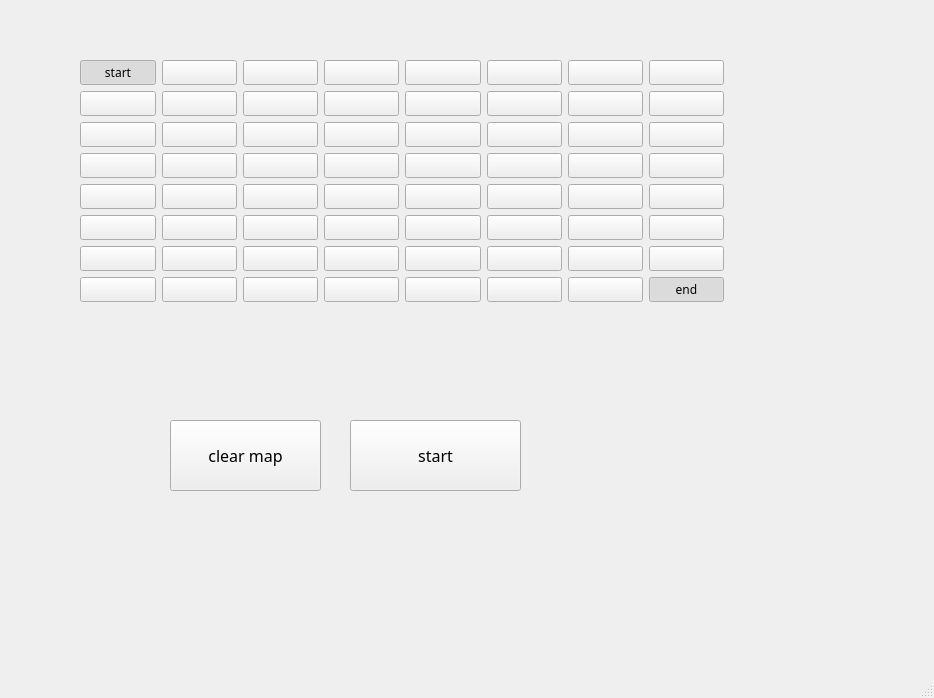
 <widget class="QMainWindow" name="MainWindow">
  <property name="geometry">
   <rect>
    <x>0</x>
    <y>0</y>
    <width>934</width>
    <height>698</height>
   </rect>
  </property>
  <property name="sizePolicy">
   <sizepolicy hsizetype="Minimum" vsizetype="Maximum">
    <horstretch>0</horstretch>
    <verstretch>0</verstretch>
   </sizepolicy>
  </property>
  <property name="maximumSize">
   <size>
    <width>16777215</width>
    <height>16777215</height>
   </size>
  </property>
  <property name="font">
   <font>
    <family>Bradley Hand ITC</family>
   </font>
  </property>
  <property name="windowTitle">
   <string>MainWindow</string>
  </property>
  <widget class="QWidget" name="centralwidget">
   <widget class="QWidget" name="gridLayoutWidget">
    <property name="geometry">
     <rect>
      <x>80</x>
      <y>60</y>
      <width>644</width>
      <height>331</height>
     </rect>
    </property>
    <layout class="QGridLayout" name="gridLayout">
     <property name="sizeConstraint">
      <enum>QLayout::SetMaximumSize</enum>
     </property>
     <item row="3" column="0">
      <widget class="QPushButton" name="btn30">
       <property name="sizePolicy">
        <sizepolicy hsizetype="Minimum" vsizetype="Fixed">
         <horstretch>0</horstretch>
         <verstretch>0</verstretch>
        </sizepolicy>
       </property>
       <property name="text">
        <string> </string>
       </property>
       <property name="checkable">
        <bool>true</bool>
       </property>
      </widget>
     </item>
     <item row="7" column="7">
      <widget class="QPushButton" name="btn77">
       <property name="sizePolicy">
        <sizepolicy hsizetype="Minimum" vsizetype="Fixed">
         <horstretch>0</horstretch>
         <verstretch>0</verstretch>
        </sizepolicy>
       </property>
       <property name="text">
        <string>end</string>
       </property>
       <property name="checkable">
        <bool>true</bool>
       </property>
       <property name="checked">
        <bool>true</bool>
       </property>
      </widget>
     </item>
     <item row="7" column="6">
      <widget class="QPushButton" name="btn76">
       <property name="sizePolicy">
        <sizepolicy hsizetype="Minimum" vsizetype="Fixed">
         <horstretch>0</horstretch>
         <verstretch>0</verstretch>
        </sizepolicy>
       </property>
       <property name="text">
        <string> </string>
       </property>
       <property name="checkable">
        <bool>true</bool>
       </property>
      </widget>
     </item>
     <item row="3" column="7">
      <widget class="QPushButton" name="btn37">
       <property name="sizePolicy">
        <sizepolicy hsizetype="Minimum" vsizetype="Fixed">
         <horstretch>0</horstretch>
         <verstretch>0</verstretch>
        </sizepolicy>
       </property>
       <property name="text">
        <string> </string>
       </property>
       <property name="checkable">
        <bool>true</bool>
       </property>
      </widget>
     </item>
     <item row="2" column="6">
      <widget class="QPushButton" name="btn26">
       <property name="sizePolicy">
        <sizepolicy hsizetype="Minimum" vsizetype="Fixed">
         <horstretch>0</horstretch>
         <verstretch>0</verstretch>
        </sizepolicy>
       </property>
       <property name="text">
        <string> </string>
       </property>
       <property name="checkable">
        <bool>true</bool>
       </property>
      </widget>
     </item>
     <item row="6" column="7">
      <widget class="QPushButton" name="btn67">
       <property name="sizePolicy">
        <sizepolicy hsizetype="Minimum" vsizetype="Fixed">
         <horstretch>0</horstretch>
         <verstretch>0</verstretch>
        </sizepolicy>
       </property>
       <property name="text">
        <string> </string>
       </property>
       <property name="checkable">
        <bool>true</bool>
       </property>
      </widget>
     </item>
     <item row="2" column="3">
      <widget class="QPushButton" name="btn23">
       <property name="sizePolicy">
        <sizepolicy hsizetype="Minimum" vsizetype="Fixed">
         <horstretch>0</horstretch>
         <verstretch>0</verstretch>
        </sizepolicy>
       </property>
       <property name="text">
        <string> </string>
       </property>
       <property name="checkable">
        <bool>true</bool>
       </property>
      </widget>
     </item>
     <item row="6" column="0">
      <widget class="QPushButton" name="btn60">
       <property name="sizePolicy">
        <sizepolicy hsizetype="Minimum" vsizetype="Fixed">
         <horstretch>0</horstretch>
         <verstretch>0</verstretch>
        </sizepolicy>
       </property>
       <property name="text">
        <string> </string>
       </property>
       <property name="checkable">
        <bool>true</bool>
       </property>
      </widget>
     </item>
     <item row="4" column="6">
      <widget class="QPushButton" name="btn46">
       <property name="sizePolicy">
        <sizepolicy hsizetype="Minimum" vsizetype="Fixed">
         <horstretch>0</horstretch>
         <verstretch>0</verstretch>
        </sizepolicy>
       </property>
       <property name="text">
        <string> </string>
       </property>
       <property name="checkable">
        <bool>true</bool>
       </property>
      </widget>
     </item>
     <item row="7" column="3">
      <widget class="QPushButton" name="btn73">
       <property name="sizePolicy">
        <sizepolicy hsizetype="Minimum" vsizetype="Fixed">
         <horstretch>0</horstretch>
         <verstretch>0</verstretch>
        </sizepolicy>
       </property>
       <property name="text">
        <string> </string>
       </property>
       <property name="checkable">
        <bool>true</bool>
       </property>
      </widget>
     </item>
     <item row="5" column="0">
      <widget class="QPushButton" name="btn50">
       <property name="sizePolicy">
        <sizepolicy hsizetype="Minimum" vsizetype="Fixed">
         <horstretch>0</horstretch>
         <verstretch>0</verstretch>
        </sizepolicy>
       </property>
       <property name="text">
        <string> </string>
       </property>
       <property name="checkable">
        <bool>true</bool>
       </property>
      </widget>
     </item>
     <item row="4" column="4">
      <widget class="QPushButton" name="btn44">
       <property name="sizePolicy">
        <sizepolicy hsizetype="Minimum" vsizetype="Fixed">
         <horstretch>0</horstretch>
         <verstretch>0</verstretch>
        </sizepolicy>
       </property>
       <property name="text">
        <string> </string>
       </property>
       <property name="checkable">
        <bool>true</bool>
       </property>
      </widget>
     </item>
     <item row="1" column="0">
      <widget class="QPushButton" name="btn10">
       <property name="sizePolicy">
        <sizepolicy hsizetype="Minimum" vsizetype="Fixed">
         <horstretch>0</horstretch>
         <verstretch>0</verstretch>
        </sizepolicy>
       </property>
       <property name="text">
        <string> </string>
       </property>
       <property name="checkable">
        <bool>true</bool>
       </property>
      </widget>
     </item>
     <item row="5" column="6">
      <widget class="QPushButton" name="btn56">
       <property name="sizePolicy">
        <sizepolicy hsizetype="Minimum" vsizetype="Fixed">
         <horstretch>0</horstretch>
         <verstretch>0</verstretch>
        </sizepolicy>
       </property>
       <property name="text">
        <string> </string>
       </property>
       <property name="checkable">
        <bool>true</bool>
       </property>
      </widget>
     </item>
     <item row="0" column="2">
      <widget class="QPushButton" name="btn02">
       <property name="sizePolicy">
        <sizepolicy hsizetype="Minimum" vsizetype="Fixed">
         <horstretch>0</horstretch>
         <verstretch>0</verstretch>
        </sizepolicy>
       </property>
       <property name="text">
        <string> </string>
       </property>
       <property name="checkable">
        <bool>true</bool>
       </property>
      </widget>
     </item>
     <item row="4" column="1">
      <widget class="QPushButton" name="btn41">
       <property name="sizePolicy">
        <sizepolicy hsizetype="Minimum" vsizetype="Fixed">
         <horstretch>0</horstretch>
         <verstretch>0</verstretch>
        </sizepolicy>
       </property>
       <property name="text">
        <string> </string>
       </property>
       <property name="checkable">
        <bool>true</bool>
       </property>
      </widget>
     </item>
     <item row="4" column="3">
      <widget class="QPushButton" name="btn43">
       <property name="sizePolicy">
        <sizepolicy hsizetype="Minimum" vsizetype="Fixed">
         <horstretch>0</horstretch>
         <verstretch>0</verstretch>
        </sizepolicy>
       </property>
       <property name="text">
        <string> </string>
       </property>
       <property name="checkable">
        <bool>true</bool>
       </property>
      </widget>
     </item>
     <item row="5" column="1">
      <widget class="QPushButton" name="btn51">
       <property name="sizePolicy">
        <sizepolicy hsizetype="Minimum" vsizetype="Fixed">
         <horstretch>0</horstretch>
         <verstretch>0</verstretch>
        </sizepolicy>
       </property>
       <property name="text">
        <string> </string>
       </property>
       <property name="checkable">
        <bool>true</bool>
       </property>
      </widget>
     </item>
     <item row="2" column="1">
      <widget class="QPushButton" name="btn21">
       <property name="sizePolicy">
        <sizepolicy hsizetype="Minimum" vsizetype="Fixed">
         <horstretch>0</horstretch>
         <verstretch>0</verstretch>
        </sizepolicy>
       </property>
       <property name="text">
        <string> </string>
       </property>
       <property name="checkable">
        <bool>true</bool>
       </property>
      </widget>
     </item>
     <item row="0" column="7">
      <widget class="QPushButton" name="btn07">
       <property name="sizePolicy">
        <sizepolicy hsizetype="Minimum" vsizetype="Fixed">
         <horstretch>0</horstretch>
         <verstretch>0</verstretch>
        </sizepolicy>
       </property>
       <property name="text">
        <string> </string>
       </property>
       <property name="checkable">
        <bool>true</bool>
       </property>
      </widget>
     </item>
     <item row="1" column="4">
      <widget class="QPushButton" name="btn14">
       <property name="sizePolicy">
        <sizepolicy hsizetype="Minimum" vsizetype="Fixed">
         <horstretch>0</horstretch>
         <verstretch>0</verstretch>
        </sizepolicy>
       </property>
       <property name="text">
        <string> </string>
       </property>
       <property name="checkable">
        <bool>true</bool>
       </property>
      </widget>
     </item>
     <item row="2" column="5">
      <widget class="QPushButton" name="btn25">
       <property name="sizePolicy">
        <sizepolicy hsizetype="Minimum" vsizetype="Fixed">
         <horstretch>0</horstretch>
         <verstretch>0</verstretch>
        </sizepolicy>
       </property>
       <property name="text">
        <string> </string>
       </property>
       <property name="checkable">
        <bool>true</bool>
       </property>
      </widget>
     </item>
     <item row="3" column="4">
      <widget class="QPushButton" name="btn34">
       <property name="sizePolicy">
        <sizepolicy hsizetype="Minimum" vsizetype="Fixed">
         <horstretch>0</horstretch>
         <verstretch>0</verstretch>
        </sizepolicy>
       </property>
       <property name="text">
        <string> </string>
       </property>
       <property name="checkable">
        <bool>true</bool>
       </property>
      </widget>
     </item>
     <item row="4" column="5">
      <widget class="QPushButton" name="btn45">
       <property name="sizePolicy">
        <sizepolicy hsizetype="Minimum" vsizetype="Fixed">
         <horstretch>0</horstretch>
         <verstretch>0</verstretch>
        </sizepolicy>
       </property>
       <property name="text">
        <string> </string>
       </property>
       <property name="checkable">
        <bool>true</bool>
       </property>
      </widget>
     </item>
     <item row="0" column="0">
      <widget class="QPushButton" name="btn00">
       <property name="sizePolicy">
        <sizepolicy hsizetype="Minimum" vsizetype="Fixed">
         <horstretch>0</horstretch>
         <verstretch>0</verstretch>
        </sizepolicy>
       </property>
       <property name="text">
        <string>start</string>
       </property>
       <property name="checkable">
        <bool>true</bool>
       </property>
       <property name="checked">
        <bool>true</bool>
       </property>
      </widget>
     </item>
     <item row="2" column="4">
      <widget class="QPushButton" name="btn24">
       <property name="sizePolicy">
        <sizepolicy hsizetype="Minimum" vsizetype="Fixed">
         <horstretch>0</horstretch>
         <verstretch>0</verstretch>
        </sizepolicy>
       </property>
       <property name="text">
        <string> </string>
       </property>
       <property name="checkable">
        <bool>true</bool>
       </property>
      </widget>
     </item>
     <item row="5" column="5">
      <widget class="QPushButton" name="btn55">
       <property name="sizePolicy">
        <sizepolicy hsizetype="Minimum" vsizetype="Fixed">
         <horstretch>0</horstretch>
         <verstretch>0</verstretch>
        </sizepolicy>
       </property>
       <property name="text">
        <string> </string>
       </property>
       <property name="checkable">
        <bool>true</bool>
       </property>
      </widget>
     </item>
     <item row="5" column="7">
      <widget class="QPushButton" name="btn57">
       <property name="sizePolicy">
        <sizepolicy hsizetype="Minimum" vsizetype="Fixed">
         <horstretch>0</horstretch>
         <verstretch>0</verstretch>
        </sizepolicy>
       </property>
       <property name="text">
        <string> </string>
       </property>
       <property name="checkable">
        <bool>true</bool>
       </property>
      </widget>
     </item>
     <item row="7" column="4">
      <widget class="QPushButton" name="btn74">
       <property name="sizePolicy">
        <sizepolicy hsizetype="Minimum" vsizetype="Fixed">
         <horstretch>0</horstretch>
         <verstretch>0</verstretch>
        </sizepolicy>
       </property>
       <property name="text">
        <string> </string>
       </property>
       <property name="checkable">
        <bool>true</bool>
       </property>
      </widget>
     </item>
     <item row="6" column="3">
      <widget class="QPushButton" name="btn63">
       <property name="sizePolicy">
        <sizepolicy hsizetype="Minimum" vsizetype="Fixed">
         <horstretch>0</horstretch>
         <verstretch>0</verstretch>
        </sizepolicy>
       </property>
       <property name="text">
        <string> </string>
       </property>
       <property name="checkable">
        <bool>true</bool>
       </property>
      </widget>
     </item>
     <item row="5" column="4">
      <widget class="QPushButton" name="btn54">
       <property name="sizePolicy">
        <sizepolicy hsizetype="Minimum" vsizetype="Fixed">
         <horstretch>0</horstretch>
         <verstretch>0</verstretch>
        </sizepolicy>
       </property>
       <property name="text">
        <string> </string>
       </property>
       <property name="checkable">
        <bool>true</bool>
       </property>
      </widget>
     </item>
     <item row="0" column="4">
      <widget class="QPushButton" name="btn04">
       <property name="sizePolicy">
        <sizepolicy hsizetype="Minimum" vsizetype="Fixed">
         <horstretch>0</horstretch>
         <verstretch>0</verstretch>
        </sizepolicy>
       </property>
       <property name="text">
        <string> </string>
       </property>
       <property name="checkable">
        <bool>true</bool>
       </property>
      </widget>
     </item>
     <item row="3" column="1">
      <widget class="QPushButton" name="btn31">
       <property name="sizePolicy">
        <sizepolicy hsizetype="Minimum" vsizetype="Fixed">
         <horstretch>0</horstretch>
         <verstretch>0</verstretch>
        </sizepolicy>
       </property>
       <property name="text">
        <string> </string>
       </property>
       <property name="checkable">
        <bool>true</bool>
       </property>
      </widget>
     </item>
     <item row="4" column="0">
      <widget class="QPushButton" name="btn40">
       <property name="sizePolicy">
        <sizepolicy hsizetype="Minimum" vsizetype="Fixed">
         <horstretch>0</horstretch>
         <verstretch>0</verstretch>
        </sizepolicy>
       </property>
       <property name="text">
        <string> </string>
       </property>
       <property name="checkable">
        <bool>true</bool>
       </property>
      </widget>
     </item>
     <item row="0" column="6">
      <widget class="QPushButton" name="btn06">
       <property name="sizePolicy">
        <sizepolicy hsizetype="Minimum" vsizetype="Fixed">
         <horstretch>0</horstretch>
         <verstretch>0</verstretch>
        </sizepolicy>
       </property>
       <property name="text">
        <string> </string>
       </property>
       <property name="checkable">
        <bool>true</bool>
       </property>
      </widget>
     </item>
     <item row="6" column="6">
      <widget class="QPushButton" name="btn66">
       <property name="sizePolicy">
        <sizepolicy hsizetype="Minimum" vsizetype="Fixed">
         <horstretch>0</horstretch>
         <verstretch>0</verstretch>
        </sizepolicy>
       </property>
       <property name="text">
        <string> </string>
       </property>
       <property name="checkable">
        <bool>true</bool>
       </property>
      </widget>
     </item>
     <item row="7" column="2">
      <widget class="QPushButton" name="btn72">
       <property name="sizePolicy">
        <sizepolicy hsizetype="Minimum" vsizetype="Fixed">
         <horstretch>0</horstretch>
         <verstretch>0</verstretch>
        </sizepolicy>
       </property>
       <property name="text">
        <string> </string>
       </property>
       <property name="checkable">
        <bool>true</bool>
       </property>
      </widget>
     </item>
     <item row="1" column="7">
      <widget class="QPushButton" name="btn17">
       <property name="sizePolicy">
        <sizepolicy hsizetype="Minimum" vsizetype="Fixed">
         <horstretch>0</horstretch>
         <verstretch>0</verstretch>
        </sizepolicy>
       </property>
       <property name="text">
        <string> </string>
       </property>
       <property name="checkable">
        <bool>true</bool>
       </property>
      </widget>
     </item>
     <item row="6" column="2">
      <widget class="QPushButton" name="btn62">
       <property name="sizePolicy">
        <sizepolicy hsizetype="Minimum" vsizetype="Fixed">
         <horstretch>0</horstretch>
         <verstretch>0</verstretch>
        </sizepolicy>
       </property>
       <property name="text">
        <string> </string>
       </property>
       <property name="checkable">
        <bool>true</bool>
       </property>
      </widget>
     </item>
     <item row="0" column="3">
      <widget class="QPushButton" name="btn03">
       <property name="sizePolicy">
        <sizepolicy hsizetype="Minimum" vsizetype="Fixed">
         <horstretch>0</horstretch>
         <verstretch>0</verstretch>
        </sizepolicy>
       </property>
       <property name="text">
        <string> </string>
       </property>
       <property name="checkable">
        <bool>true</bool>
       </property>
      </widget>
     </item>
     <item row="3" column="5">
      <widget class="QPushButton" name="btn35">
       <property name="sizePolicy">
        <sizepolicy hsizetype="Minimum" vsizetype="Fixed">
         <horstretch>0</horstretch>
         <verstretch>0</verstretch>
        </sizepolicy>
       </property>
       <property name="text">
        <string> </string>
       </property>
       <property name="checkable">
        <bool>true</bool>
       </property>
      </widget>
     </item>
     <item row="7" column="5">
      <widget class="QPushButton" name="btn75">
       <property name="sizePolicy">
        <sizepolicy hsizetype="Minimum" vsizetype="Fixed">
         <horstretch>0</horstretch>
         <verstretch>0</verstretch>
        </sizepolicy>
       </property>
       <property name="text">
        <string> </string>
       </property>
       <property name="checkable">
        <bool>true</bool>
       </property>
      </widget>
     </item>
     <item row="2" column="0">
      <widget class="QPushButton" name="btn20">
       <property name="sizePolicy">
        <sizepolicy hsizetype="Minimum" vsizetype="Fixed">
         <horstretch>0</horstretch>
         <verstretch>0</verstretch>
        </sizepolicy>
       </property>
       <property name="text">
        <string> </string>
       </property>
       <property name="checkable">
        <bool>true</bool>
       </property>
      </widget>
     </item>
     <item row="7" column="1">
      <widget class="QPushButton" name="btn71">
       <property name="sizePolicy">
        <sizepolicy hsizetype="Minimum" vsizetype="Fixed">
         <horstretch>0</horstretch>
         <verstretch>0</verstretch>
        </sizepolicy>
       </property>
       <property name="text">
        <string> </string>
       </property>
       <property name="checkable">
        <bool>true</bool>
       </property>
      </widget>
     </item>
     <item row="1" column="6">
      <widget class="QPushButton" name="btn16">
       <property name="sizePolicy">
        <sizepolicy hsizetype="Minimum" vsizetype="Fixed">
         <horstretch>0</horstretch>
         <verstretch>0</verstretch>
        </sizepolicy>
       </property>
       <property name="text">
        <string> </string>
       </property>
       <property name="checkable">
        <bool>true</bool>
       </property>
      </widget>
     </item>
     <item row="4" column="2">
      <widget class="QPushButton" name="btn42">
       <property name="sizePolicy">
        <sizepolicy hsizetype="Minimum" vsizetype="Fixed">
         <horstretch>0</horstretch>
         <verstretch>0</verstretch>
        </sizepolicy>
       </property>
       <property name="text">
        <string> </string>
       </property>
       <property name="checkable">
        <bool>true</bool>
       </property>
      </widget>
     </item>
     <item row="4" column="7">
      <widget class="QPushButton" name="btn47">
       <property name="sizePolicy">
        <sizepolicy hsizetype="Minimum" vsizetype="Fixed">
         <horstretch>0</horstretch>
         <verstretch>0</verstretch>
        </sizepolicy>
       </property>
       <property name="text">
        <string> </string>
       </property>
       <property name="checkable">
        <bool>true</bool>
       </property>
      </widget>
     </item>
     <item row="1" column="3">
      <widget class="QPushButton" name="btn13">
       <property name="sizePolicy">
        <sizepolicy hsizetype="Minimum" vsizetype="Fixed">
         <horstretch>0</horstretch>
         <verstretch>0</verstretch>
        </sizepolicy>
       </property>
       <property name="text">
        <string> </string>
       </property>
       <property name="checkable">
        <bool>true</bool>
       </property>
      </widget>
     </item>
     <item row="3" column="2">
      <widget class="QPushButton" name="btn32">
       <property name="sizePolicy">
        <sizepolicy hsizetype="Minimum" vsizetype="Fixed">
         <horstretch>0</horstretch>
         <verstretch>0</verstretch>
        </sizepolicy>
       </property>
       <property name="text">
        <string> </string>
       </property>
       <property name="checkable">
        <bool>true</bool>
       </property>
      </widget>
     </item>
     <item row="1" column="2">
      <widget class="QPushButton" name="btn12">
       <property name="sizePolicy">
        <sizepolicy hsizetype="Minimum" vsizetype="Fixed">
         <horstretch>0</horstretch>
         <verstretch>0</verstretch>
        </sizepolicy>
       </property>
       <property name="text">
        <string> </string>
       </property>
       <property name="checkable">
        <bool>true</bool>
       </property>
      </widget>
     </item>
     <item row="7" column="0">
      <widget class="QPushButton" name="btn70">
       <property name="sizePolicy">
        <sizepolicy hsizetype="Minimum" vsizetype="Fixed">
         <horstretch>0</horstretch>
         <verstretch>0</verstretch>
        </sizepolicy>
       </property>
       <property name="text">
        <string> </string>
       </property>
       <property name="checkable">
        <bool>true</bool>
       </property>
      </widget>
     </item>
     <item row="2" column="2">
      <widget class="QPushButton" name="btn22">
       <property name="sizePolicy">
        <sizepolicy hsizetype="Minimum" vsizetype="Fixed">
         <horstretch>0</horstretch>
         <verstretch>0</verstretch>
        </sizepolicy>
       </property>
       <property name="text">
        <string> </string>
       </property>
       <property name="checkable">
        <bool>true</bool>
       </property>
      </widget>
     </item>
     <item row="3" column="6">
      <widget class="QPushButton" name="btn36">
       <property name="sizePolicy">
        <sizepolicy hsizetype="Minimum" vsizetype="Fixed">
         <horstretch>0</horstretch>
         <verstretch>0</verstretch>
        </sizepolicy>
       </property>
       <property name="text">
        <string> </string>
       </property>
       <property name="checkable">
        <bool>true</bool>
       </property>
      </widget>
     </item>
     <item row="0" column="1">
      <widget class="QPushButton" name="btn01">
       <property name="sizePolicy">
        <sizepolicy hsizetype="Minimum" vsizetype="Fixed">
         <horstretch>0</horstretch>
         <verstretch>0</verstretch>
        </sizepolicy>
       </property>
       <property name="autoFillBackground">
        <bool>false</bool>
       </property>
       <property name="text">
        <string> </string>
       </property>
       <property name="checkable">
        <bool>true</bool>
       </property>
       <property name="checked">
        <bool>false</bool>
       </property>
      </widget>
     </item>
     <item row="2" column="7">
      <widget class="QPushButton" name="btn27">
       <property name="sizePolicy">
        <sizepolicy hsizetype="Minimum" vsizetype="Fixed">
         <horstretch>0</horstretch>
         <verstretch>0</verstretch>
        </sizepolicy>
       </property>
       <property name="text">
        <string> </string>
       </property>
       <property name="checkable">
        <bool>true</bool>
       </property>
      </widget>
     </item>
     <item row="0" column="5">
      <widget class="QPushButton" name="btn05">
       <property name="sizePolicy">
        <sizepolicy hsizetype="Minimum" vsizetype="Fixed">
         <horstretch>0</horstretch>
         <verstretch>0</verstretch>
        </sizepolicy>
       </property>
       <property name="text">
        <string> </string>
       </property>
       <property name="checkable">
        <bool>true</bool>
       </property>
      </widget>
     </item>
     <item row="3" column="3">
      <widget class="QPushButton" name="btn33">
       <property name="sizePolicy">
        <sizepolicy hsizetype="Minimum" vsizetype="Fixed">
         <horstretch>0</horstretch>
         <verstretch>0</verstretch>
        </sizepolicy>
       </property>
       <property name="text">
        <string> </string>
       </property>
       <property name="checkable">
        <bool>true</bool>
       </property>
      </widget>
     </item>
     <item row="5" column="2">
      <widget class="QPushButton" name="btn52">
       <property name="sizePolicy">
        <sizepolicy hsizetype="Minimum" vsizetype="Fixed">
         <horstretch>0</horstretch>
         <verstretch>0</verstretch>
        </sizepolicy>
       </property>
       <property name="text">
        <string> </string>
       </property>
       <property name="checkable">
        <bool>true</bool>
       </property>
      </widget>
     </item>
     <item row="1" column="5">
      <widget class="QPushButton" name="btn15">
       <property name="sizePolicy">
        <sizepolicy hsizetype="Minimum" vsizetype="Fixed">
         <horstretch>0</horstretch>
         <verstretch>0</verstretch>
        </sizepolicy>
       </property>
       <property name="text">
        <string> </string>
       </property>
       <property name="checkable">
        <bool>true</bool>
       </property>
      </widget>
     </item>
     <item row="5" column="3">
      <widget class="QPushButton" name="btn53">
       <property name="sizePolicy">
        <sizepolicy hsizetype="Minimum" vsizetype="Fixed">
         <horstretch>0</horstretch>
         <verstretch>0</verstretch>
        </sizepolicy>
       </property>
       <property name="text">
        <string> </string>
       </property>
       <property name="checkable">
        <bool>true</bool>
       </property>
      </widget>
     </item>
     <item row="6" column="1">
      <widget class="QPushButton" name="btn61">
       <property name="sizePolicy">
        <sizepolicy hsizetype="Minimum" vsizetype="Fixed">
         <horstretch>0</horstretch>
         <verstretch>0</verstretch>
        </sizepolicy>
       </property>
       <property name="text">
        <string> </string>
       </property>
       <property name="checkable">
        <bool>true</bool>
       </property>
      </widget>
     </item>
     <item row="6" column="4">
      <widget class="QPushButton" name="btn64">
       <property name="sizePolicy">
        <sizepolicy hsizetype="Minimum" vsizetype="Fixed">
         <horstretch>0</horstretch>
         <verstretch>0</verstretch>
        </sizepolicy>
       </property>
       <property name="text">
        <string> </string>
       </property>
       <property name="checkable">
        <bool>true</bool>
       </property>
      </widget>
     </item>
     <item row="6" column="5">
      <widget class="QPushButton" name="btn65">
       <property name="sizePolicy">
        <sizepolicy hsizetype="Minimum" vsizetype="Fixed">
         <horstretch>0</horstretch>
         <verstretch>0</verstretch>
        </sizepolicy>
       </property>
       <property name="text">
        <string> </string>
       </property>
       <property name="checkable">
        <bool>true</bool>
       </property>
      </widget>
     </item>
     <item row="1" column="1">
      <widget class="QPushButton" name="btn11">
       <property name="sizePolicy">
        <sizepolicy hsizetype="Minimum" vsizetype="Fixed">
         <horstretch>0</horstretch>
         <verstretch>0</verstretch>
        </sizepolicy>
       </property>
       <property name="text">
        <string> </string>
       </property>
       <property name="checkable">
        <bool>true</bool>
       </property>
      </widget>
     </item>
    </layout>
   </widget>
   <widget class="QPushButton" name="pushButton">
    <property name="geometry">
     <rect>
      <x>170</x>
      <y>420</y>
      <width>151</width>
      <height>71</height>
     </rect>
    </property>
    <property name="font">
     <font>
      <family>Bradley Hand ITC</family>
      <pointsize>12</pointsize>
     </font>
    </property>
    <property name="text">
     <string>clear map</string>
    </property>
    <property name="iconSize">
     <size>
      <width>30</width>
      <height>30</height>
     </size>
    </property>
   </widget>
   <widget class="QPushButton" name="pushButton_2">
    <property name="geometry">
     <rect>
      <x>350</x>
      <y>420</y>
      <width>171</width>
      <height>71</height>
     </rect>
    </property>
    <property name="font">
     <font>
      <family>Bradley Hand ITC</family>
      <pointsize>12</pointsize>
     </font>
    </property>
    <property name="text">
     <string>start</string>
    </property>
   </widget>
  </widget>
  <widget class="QMenuBar" name="menubar">
   <property name="geometry">
    <rect>
     <x>0</x>
     <y>0</y>
     <width>934</width>
     <height>18</height>
    </rect>
   </property>
  </widget>
  <widget class="QStatusBar" name="statusbar"/>
 </widget>
